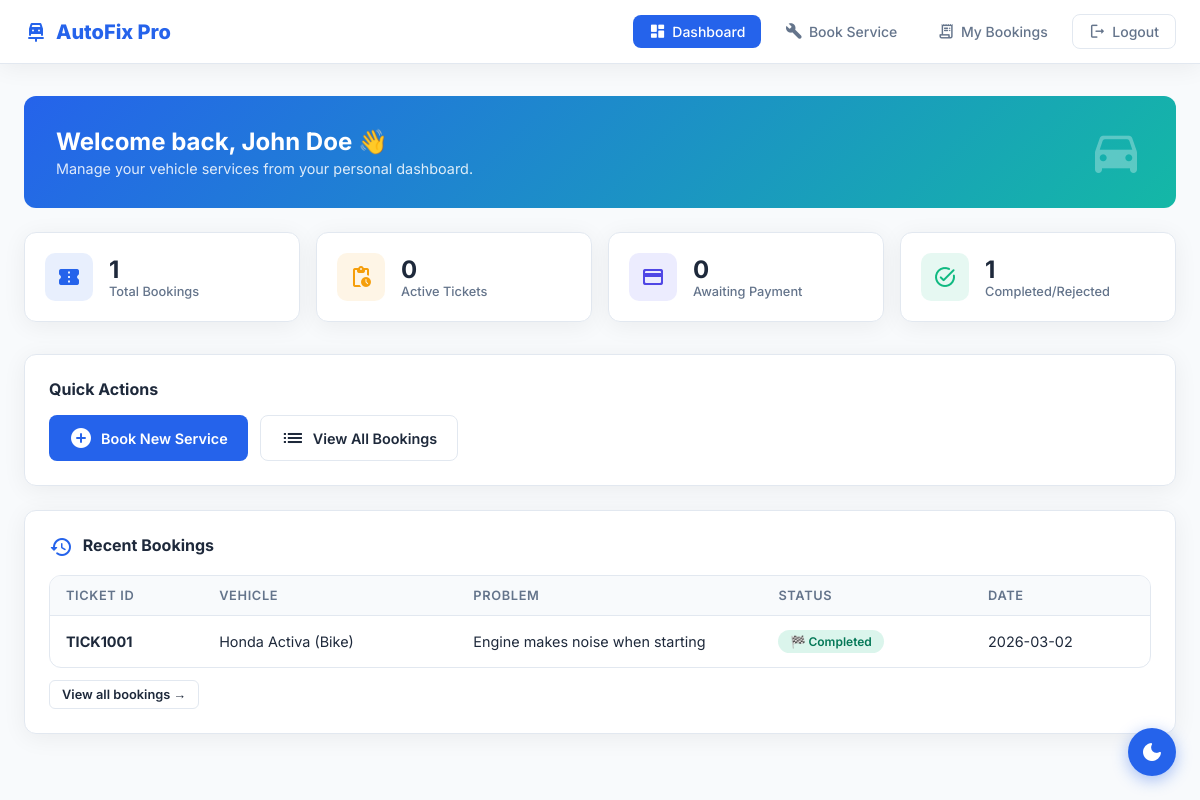
Page /dashboard (signed in) on the committed database.
### tables this page shows
CREATE TABLE bookings (
            id             INTEGER PRIMARY KEY AUTOINCREMENT,
            ticket_id      TEXT    NOT NULL UNIQUE,
            customer_id    INTEGER NOT NULL,
            vehicle_name   TEXT    NOT NULL,
            vehicle_type   TEXT    NOT NULL,
            vehicle_number TEXT    NOT NULL,
            model          TEXT    NOT NULL,
            body_type      TEXT    NOT NULL,
            model_year     TEXT    NOT NULL,
            problem        TEXT    NOT NULL,
            status         TEXT    NOT NULL DEFAULT 'Pending',
            preferred_date TEXT    NOT NULL,
            created_at     TEXT    NOT NULL,
            updated_at     TEXT, payment_method TEXT DEFAULT '',
            FOREIGN KEY (customer_id) REFERENCES customers(id)
        );

### customer.py (the view)
@customer_bp.route("/dashboard")
@login_required
def dashboard():
    conn = get_db()
    cid = session["customer_id"]
    total  = conn.execute("SELECT COUNT(*) as c FROM bookings WHERE customer_id=?", (cid,)).fetchone()["c"]
    active = conn.execute(
        "SELECT COUNT(*) as c FROM bookings WHERE customer_id=? AND status NOT IN ('Completed','Rejected')",
        (cid,)
    ).fetchone()["c"]
    payment_pending_count = conn.execute(
        "SELECT COUNT(*) as c FROM bookings WHERE customer_id=? AND status='Payment Pending'",
        (cid,)
    ).fetchone()["c"]
    recent = conn.execute(
        "SELECT * FROM bookings WHERE customer_id=? ORDER BY created_at DESC LIMIT 3",
        (cid,)
    ).fetchall()
    notifications = conn.execute(
        "SELECT * FROM notifications WHERE customer_id=? AND is_read=0 ORDER BY created_at DESC",
        (cid,)
    ).fetchall()
    conn.close()
    return render_template("customer_dashboard.html",
                           total=total, active=active, recent=recent,
                           payment_pending_count=payment_pending_count,
                           notifications=notifications)

### customer.py (called while the page is built)
def get_db():
    conn = sqlite3.connect(DB_PATH, timeout=10)
    conn.row_factory = sqlite3.Row
    return conn

def login_required(f):
    from functools import wraps
    @wraps(f)
    def decorated(*args, **kwargs):
        if "customer_id" not in session:
            flash("Please login to continue.", "warning")
            return redirect(url_for("customer.login"))
        return f(*args, **kwargs)
    return decorated

### templates/customer_dashboard.html (shortened to what this page needs)
{% extends "base.html" %}
{% block body %}
<nav class="navbar">
    <div class="navbar-brand">
        <span class="material-icons-round">car_repair</span> AutoFix Pro
    </div>
    <div class="navbar-links">
        <a href="{{ url_for('customer.dashboard') }}" class="nav-btn active">
            <span class="material-icons-round">dashboard</span><span class="label">Dashboard</span>
        </a>
        <a href="{{ url_for('customer.book_service') }}" class="nav-btn">
            <span class="material-icons-round">build</span><span class="label">Book Service</span>
        </a>
        <a href="{{ url_for('customer.view_bookings') }}" class="nav-btn">
            <span class="material-icons-round">receipt_long</span><span class="label">My Bookings</span>
        </a>
        <form action="{{ url_for('customer.logout') }}" method="GET" style="margin:0">
            <button type="submit" class="nav-logout">
                <span class="material-icons-round">logout</span><span class="label">Logout</span>
            </button>
        </form>
    </div>
</nav>
<div class="content">
    <div class="welcome-card fade-up">
        <div>
            <h2>Welcome back, {{ session.customer_name }} 👋</h2>
            <p>Manage your vehicle services from your personal dashboard.</p>
        </div>
        <span class="material-icons-round welcome-icon">directions_car</span>
    </div>
    <div class="stats-grid">
        <div class="stat-card fade-up">
            <div class="stat-icon blue"><span class="material-icons-round">confirmation_number</span></div>
            <div>
                <div class="stat-value">{{ total }}</div>
                <div class="stat-label">Total Bookings</div>
            </div>
        </div>
        <div class="stat-card fade-up">
            <div class="stat-icon yellow"><span class="material-icons-round">pending_actions</span></div>
            <div>
                <div class="stat-value">{{ active }}</div>
                <div class="stat-label">Active Tickets</div>
            </div>
        </div>
        <div class="stat-card fade-up" style="position:relative">
            <div class="stat-icon" style="background:rgba(99,102,241,.12);color:#4F46E5">
                <span class="material-icons-round">payment</span>
            </div>
            <div>
                <div class="stat-value">{{ payment_pending_count }}</div>
                <div class="stat-label">Awaiting Payment</div>
            </div>
        </div>
        <div class="stat-card fade-up">
            <div class="stat-icon green"><span class="material-icons-round">task_alt</span></div>
            <div>
                <div class="stat-value">{{ total - active }}</div>
                <div class="stat-label">Completed/Rejected</div>
            </div>
        </div>
    </div>
    <div class="card fade-up" style="margin-bottom:24px">
        <h3 style="font-size:1rem;font-weight:700;margin-bottom:16px;color:var(--text)">Quick Actions</h3>
        <div style="display:flex;gap:12px;flex-wrap:wrap">
            <a href="{{ url_for('customer.book_service') }}" class="btn btn-primary">
                <span class="material-icons-round">add_circle</span> Book New Service
            </a>
            <a href="{{ url_for('customer.view_bookings') }}" class="btn btn-ghost">
                <span class="material-icons-round">list</span> View All Bookings
            </a>
        </div>
    </div>
    {% if recent %}
    <div class="card fade-up">
        <h3 style="font-size:1rem;font-weight:700;margin-bottom:16px;color:var(--text)">
            <span class="material-icons-round"
                style="vertical-align:middle;margin-right:6px;color:var(--primary)">history</span>
            Recent Bookings
        </h3>
        <div class="table-container">
            <table>
                <thead>
                    <tr>
                        <th>Ticket ID</th>
                        <th>Vehicle</th>
                        <th>Problem</th>
                        <th>Status</th>
                        <th>Date</th>
                    </tr>
                </thead>
                <tbody>
                    {% for b in recent %}
                    <tr class="tr-animate">
                        <td><strong>{{ b.ticket_id }}</strong></td>
                        <td>{{ b.vehicle_name }} ({{ b.vehicle_type }})</td>
                        <td style="max-width:200px;overflow:hidden;text-overflow:ellipsis;white-space:nowrap">{{
                            b.problem }}</td>
                        <td>{% include "_badge.html" %}</td>
                        <td>{{ b.preferred_date }}</td>
                    </tr>
                    {% endfor %}
                </tbody>
            </table>
        </div>
        <div style="margin-top:12px">
            <a href="{{ url_for('customer.view_bookings') }}" class="btn btn-ghost btn-sm">View all bookings →</a>
        </div>
    </div>
    {% endif %}
</div>
{% endblock %}

### templates/_badge.html
{% set s = b.status %}
{% if s == 'Pending' %}
<span class="badge badge-pending">⏳ Pending</span>
{% elif s == 'Accepted' %}
<span class="badge badge-accepted">✅ Accepted</span>
{% elif s == 'In Progress' %}
<span class="badge badge-progress">🔧 In Progress</span>
{% elif s == 'Payment Pending' %}
<span class="badge badge-payment">💳 Payment Pending</span>
{% elif s == 'Completed' %}
<span class="badge badge-completed">🏁 Completed</span>
{% elif s == 'Rejected' %}
<span class="badge badge-rejected">❌ Rejected</span>
{% else %}
<span class="badge">{{ s }}</span>
{% endif %}

### rows in the picture
bookings: ticket_id "TICK1001", vehicle_name "Honda Activa", vehicle_type "Bike", problem "Engine makes noise when starting", status "🏁 Completed", preferred_date "2026-03-02"

### other values in the picture
{{ session.customer_name }} "John Doe"
{{ total }} "1"
{{ active }} "0"
{{ payment_pending_count }} "0"
{{ total - active }} "1"
